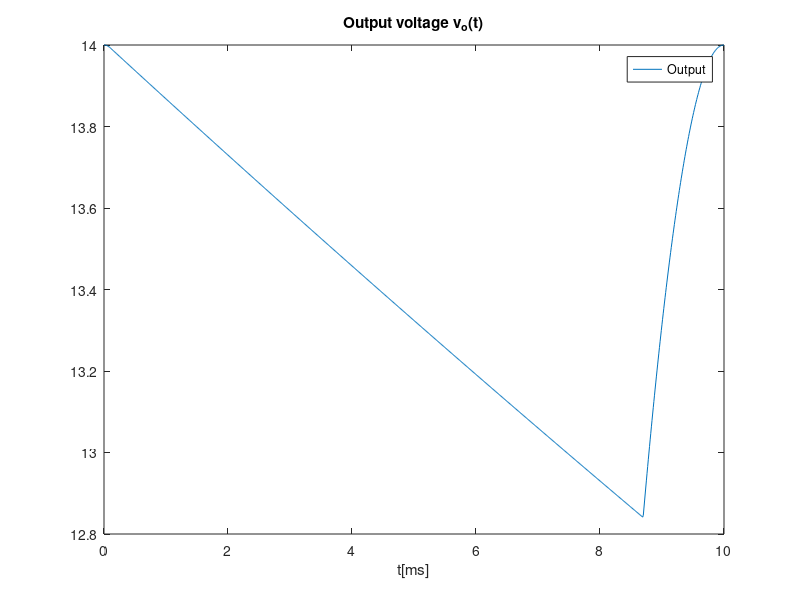

This figure's MATLAB source: (Note: this script raises an error after producing the figure.)

% 1) Use a suitable theoretical model able to predict the output of the Envelope Detector and Voltage Regulator circuits
% 2) Produce the same plots as in simulation by theoretical analysis
% 3) Compute the output DC level and the voltage ripple 

%Envelope Detector

%%%Data

A=14;

t=linspace(0, 1/2/50, 1000);
%linspace(base,limit,n);
w=2*pi*50;
R=1000
C=100e-6


%%%Equations

vS = A * cos(w*t);
vOhr = zeros(1, length(t));
vO = zeros(1, length(t));

tOFF = 1/w * atan(1/w/R/C);

vOnexp = A*cos(w*tOFF)*exp(-(t-tOFF)/R/C)


%%%I CHANGED THIS TO A FULL-WAVE BRIDGE RECTIFIER, AM I RIGHT?
for i=1:length(t)
  if (vS(i) > 0)
    vOhr(i) = vS(i);
  else
    vOhr(i) = -vS(i);
  endif
endfor

%%%ENVELOPE DETECTOR

for i=1:length(t)
  if t(i) < tOFF
    vO(i) = vOhr(i);
  elseif vOnexp(i) > vOhr(i)
    vO(i) = vOnexp(i);
  else 
    vO(i) = vOhr(i);
  endif
endfor


%%%PLOT (CHANGE SUBTITLES, LEGEND AND PRINTS)
figure
plot(t*1000, vO)
title("Output voltage v_o(t)")
xlabel ("t[ms]")
legend("Output")
print ("envelope.eps", "-depsc");


%%%%Calculating tON using Newton Raphson 


function tON_root =solve_tON ()
  delta = 2e-4;
  x_next = 0.0085;

  do 
    x=x_next;
    x_next = x-f(x)/fd(x);
  until (abs(x_next-x) < delta)

  tON_root = x_next;

 return;
endfunction

a=solve_tON ()


